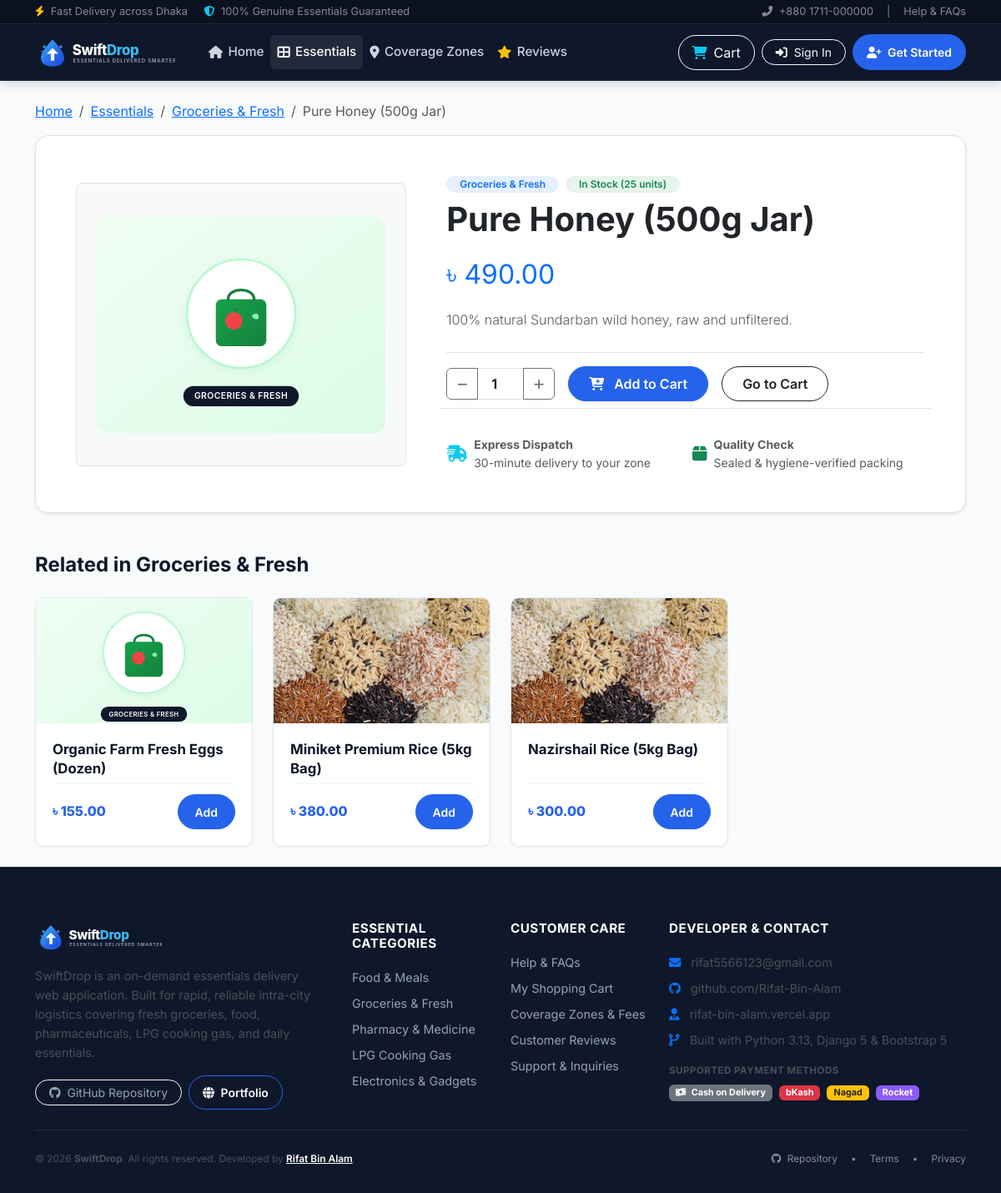
Page /orders/products/53/ on the committed database.
### orders/models.py (models this page shows, shortened)
class ProductService(models.Model):
    CATEGORY_CHOICES = [
        ('food', 'Food & Meals'),
        ('groceries', 'Groceries & Fresh'),
        ('medicine', 'Pharmacy & Health'),
        ('gas', 'LPG Gas'),
        ('electronics', 'Electronics & Accessories'),
        ('clothing', 'Apparel & Lifestyle'),
        ('books', 'Books & Stationery'),
        ('other', 'Other Essentials'),
    ]
    name = models.CharField(
        max_length=200,
        verbose_name=_('Product Name')
    )
    description = models.TextField(
        verbose_name=_('Description')
    )
    category = models.CharField(
        max_length=20,
        choices=CATEGORY_CHOICES,
        default='groceries',
        verbose_name=_('Category')
    )
    price = models.DecimalField(
        max_digits=10,
        decimal_places=2,
        validators=[MinValueValidator(0)],
        verbose_name=_('Price (৳)')
    )
    is_available = models.BooleanField(
        default=True,
        verbose_name=_('Available')
    )
    stock_quantity = models.PositiveIntegerField(
        default=10,
        verbose_name=_('Stock Quantity')
    )
    image = models.ImageField(
        upload_to='products/',
        blank=True,
        null=True,
        verbose_name=_('Product Image')
    )
    created_at = models.DateTimeField(
        auto_now_add=True,
        verbose_name=_('Created At')
    )
    updated_at = models.DateTimeField(
        auto_now=True,
        verbose_name=_('Updated At')
    )
    class Meta:
        verbose_name = _('Product / Service')
        verbose_name_plural = _('Products & Services')
        ordering = ['-created_at']
    @property
    def image_url(self):
        if self.image:
            try:
                return self.image.url
            except (ValueError, AttributeError):
                pass
        valid_categories = {'food', 'groceries', 'medicine', 'gas', 'electronics', 'documents', 'clothing', 'books'}
        cat = self.category if self.category in valid_categories else 'default'
        return f"/static/images/fallbacks/{cat}.svg"

### orders/views.py (the view)
# urls.py: path('products/<int:pk>/', views.ProductDetailView.as_view(), name='product_detail'),
class ProductDetailView(DetailView):
    model = ProductService
    template_name = 'orders/product_detail.html'
    context_object_name = 'product'
    def get_context_data(self, **kwargs):
        context = super().get_context_data(**kwargs)
        context['related_products'] = ProductService.objects.filter(
            category=self.object.category,
            is_available=True
        ).exclude(pk=self.object.pk)[:4]
        return context

### dashboard/context_processors.py (called while the page is built)
def swift_drop_context(request):
    cart_item_count = 0
    session_cart = request.session.get('cart', {})
    if isinstance(session_cart, dict):
        cart_item_count = sum(item.get('quantity', 0) for item in session_cart.values() if isinstance(item, dict))
    elif isinstance(session_cart, list):
        cart_item_count = sum(item.get('quantity', 0) for item in session_cart if isinstance(item, dict))
    return {
        'BRAND_NAME': getattr(settings, 'BRAND_NAME', 'SwiftDrop'),
        'TAGLINE': getattr(settings, 'TAGLINE', 'Your Essentials. Delivered Smarter.'),
        'CURRENCY_SYMBOL': getattr(settings, 'CURRENCY_SYMBOL', '৳'),
        'CURRENCY_CODE': getattr(settings, 'CURRENCY_CODE', 'BDT'),
        'session_cart_count': cart_item_count,
    }

### templates/orders/product_detail.html (shortened to what this page needs)
{% extends 'base.html' %}
{% load static %}
{% block content %}
<div class="container py-4">
    <nav aria-label="breadcrumb">
        <ol class="breadcrumb small">
            <li class="breadcrumb-item"><a href="{% url 'dashboard:home' %}">Home</a></li>
            <li class="breadcrumb-item"><a href="{% url 'orders:products' %}">Essentials</a></li>
            <li class="breadcrumb-item"><a href="{% url 'orders:product_category' product.category %}">{{ product.get_category_display }}</a></li>
            <li class="breadcrumb-item active" aria-current="page">{{ product.name|truncatechars:30 }}</li>
        </ol>
    </nav>
    <div class="card border shadow-sm rounded-4 overflow-hidden mb-5">
        <div class="card-body p-lg-5 p-4">
            <div class="row g-5 align-items-center">
                <div class="col-md-5">
                    <div class="bg-light rounded-3 d-flex align-items-center justify-content-center p-4 border" style="min-height: 340px;">
                        <img src="{{ product.image_url }}" alt="{{ product.name }}" class="img-fluid rounded-3" style="max-height: 320px; object-fit: contain;" onerror="this.onerror=null; this.src='{% static 'images/fallbacks/default.svg' %}';">
                    </div>
                </div>
                <div class="col-md-7">
                    <div class="d-flex align-items-center gap-2 mb-2">
                        <span class="badge bg-primary bg-opacity-10 text-primary px-3 py-1 rounded-pill fw-semibold">
                            {{ product.get_category_display }}
                        </span>
                        {% if product.is_available and product.stock_quantity > 0 %}
                            <span class="badge bg-success bg-opacity-10 text-success px-3 py-1 rounded-pill fw-semibold">
                                In Stock ({{ product.stock_quantity }} units)
                            </span>
                        {% else %}
                            <span class="badge bg-danger bg-opacity-10 text-danger px-3 py-1 rounded-pill fw-semibold">
                                Currently Out of Stock
                            </span>
                        {% endif %}
                    </div>
                    <h1 class="fw-bold text-dark mb-3">{{ product.name }}</h1>
                    <div class="fs-2 fw-extrabold text-primary mb-3">
                        ৳ {{ product.price }}
                    </div>
                    <p class="text-muted mb-4 lead" style="font-size: 1rem; line-height: 1.7;">
                        {{ product.description }}
                    </p>
                    {% if product.is_available and product.stock_quantity > 0 %}
                    <div class="d-flex flex-wrap align-items-center gap-3 pt-3 border-top mb-4">
                        <div class="input-group" style="width: 130px;">
                            <button class="btn btn-outline-secondary" type="button" id="btn-qty-minus"><i class="fas fa-minus small"></i></button>
                            <input type="number" class="form-control text-center fw-bold" id="product-qty-input" value="1" min="1" max="{{ product.stock_quantity }}">
                            <button class="btn btn-outline-secondary" type="button" id="btn-qty-plus"><i class="fas fa-plus small"></i></button>
                        </div>
                        <button class="btn btn-primary px-4 py-2 rounded-pill fw-semibold shadow-sm" id="btn-detail-add-cart">
                            <i class="fas fa-cart-plus me-2"></i> Add to Cart
                        </button>
                        <a href="{% url 'orders:cart' %}" class="btn btn-outline-dark px-4 py-2 rounded-pill fw-semibold">
                            Go to Cart
                        </a>
                    </div>
                    {% else %}
                    <div class="alert alert-warning d-flex align-items-center" role="alert">
                        <i class="fas fa-info-circle me-2 fs-5"></i>
                        <div>This essential is temporarily unavailable or out of inventory. Please check back shortly.</div>
                    </div>
                    {% endif %}
                    <div class="row g-3 pt-3 border-top text-muted small">
                        <div class="col-sm-6 d-flex align-items-center gap-2">
                            <i class="fas fa-truck-fast text-info fs-5"></i>
                            <div><strong>Express Dispatch</strong><br>30-minute delivery to your zone</div>
                        </div>
                        <div class="col-sm-6 d-flex align-items-center gap-2">
                            <i class="fas fa-box text-success fs-5"></i>
                            <div><strong>Quality Check</strong><br>Sealed & hygiene-verified packing</div>
                        </div>
                    </div>
                </div>
            </div>
        </div>
    </div>
    {% if related_products %}
    <div class="mt-5">
        <h4 class="fw-bold mb-4">Related in {{ product.get_category_display }}</h4>
        <div class="row g-4">
            {% for item in related_products %}
            <div class="col-lg-3 col-md-6" data-product-id="{{ item.id }}" data-product-name="{{ item.name }}" data-product-price="{{ item.price }}" data-product-stock="{{ item.stock_quantity }}">
                <div class="sd-product-card">
                    <div class="sd-product-img-wrapper" style="height: 150px;">
                        <img src="{{ item.image_url }}" alt="{{ item.name }}" onerror="this.onerror=null; this.src='{% static 'images/fallbacks/default.svg' %}';">
                    </div>
                    <div class="sd-product-body">
                        <a href="{% url 'orders:product_detail' item.id %}" class="text-decoration-none">
                            <h6 class="sd-product-title">{{ item.name }}</h6>
                        </a>
                        <div class="sd-product-footer mt-auto">
                            <span class="sd-product-price fs-6">৳ {{ item.price }}</span>
                            <button class="btn btn-primary btn-sm rounded-pill btn-add-to-cart" data-product-id="{{ item.id }}" data-product-name="{{ item.name }}" data-product-price="{{ item.price }}" data-product-stock="{{ item.stock_quantity }}">
                                Add
                            </button>
                        </div>
                    </div>
                </div>
            </div>
            {% endfor %}
        </div>
    </div>
    {% endif %}
</div>
{% endblock %}

### static/css/style.css (style rules this page uses)
:root { --sd-primary: #0F172A; --sd-primary-dark: #020617; --sd-primary-light: #1E293B; --sd-accent: #2563EB; --sd-accent-hover: #1D4ED8; --sd-accent-light: #EFF6FF; --sd-accent-cyan: #38BDF8; --sd-bg: #F8FAFC; --sd-card-bg: #FFFFFF; --sd-surface-subtle: #F1F5F9; --sd-text-main: #0F172A; --sd-text-muted: #64748B; --sd-text-light: #94A3B8; --sd-border: #E2E8F0; --sd-border-focus: #3B82F6; --sd-status-pending-bg: #FEF3C7; --sd-status-pending-text: #92400E; --sd-status-confirmed-bg: #DBEAFE; --sd-status-confirmed-text: #1E40AF; --sd-status-processing-bg: #E0E7FF; --sd-status-processing-text: #3730A3; --sd-status-dispatched-bg: #CFFAFE; --sd-status-dispatched-text: #155E75; --sd-status-delivered-bg: #D1FAE5; --sd-status-delivered-text: #065F46; --sd-status-cancelled-bg: #FEE2E2; --sd-status-cancelled-text: #991B1B; --sd-shadow-sm: 0 1px 2px 0 rgb(15 23 42 / 0.05); --sd-shadow: 0 4px 6px -1px rgb(15 23 42 / 0.08), 0 2px 4px -2px rgb(15 23 42 / 0.05); --sd-shadow-md: 0 10px 15px -3px rgb(15 23 42 / 0.08), 0 4px 6px -4px rgb(15 23 42 / 0.04); --sd-shadow-lg: 0 20px 25px -5px rgb(15 23 42 / 0.1), 0 8px 10px -6px rgb(15 23 42 / 0.06); --sd-radius-sm: 6px; --sd-radius: 10px; --sd-radius-lg: 16px; --sd-radius-full: 9999px; --sd-transition: all 0.2s cubic-bezier(0.4, 0, 0.2, 1); }
body { font-family: 'Inter', -apple-system, BlinkMacSystemFont, "Segoe UI", Roboto, "Helvetica Neue", Arial, sans-serif; background-color: var(--sd-bg); color: var(--sd-text-main); line-height: 1.6; min-height: 100vh; display: flex; flex-direction: column; -webkit-font-smoothing: antialiased; }
.btn-primary { background-color: var(--sd-accent); border-color: var(--sd-accent); color: #FFFFFF; font-weight: 600; border-radius: var(--sd-radius-sm); padding: 0.6rem 1.25rem; box-shadow: var(--sd-shadow-sm); transition: var(--sd-transition); }
.sd-product-card { background: #FFFFFF; border: 1px solid var(--sd-border); border-radius: var(--sd-radius); box-shadow: var(--sd-shadow-sm); display: flex; flex-direction: column; height: 100%; transition: var(--sd-transition); overflow: hidden; }
.sd-product-img-wrapper { height: 180px; background-color: var(--sd-surface-subtle); display: flex; align-items: center; justify-content: center; position: relative; overflow: hidden; }
.sd-product-img-wrapper img { width: 100%; height: 100%; object-fit: cover; transition: transform 0.3s ease; }
.sd-product-body { padding: 1.25rem; display: flex; flex-direction: column; flex: 1 1 auto; }
.sd-product-title { font-size: 1.05rem; font-weight: 700; color: var(--sd-primary); margin-bottom: 0.4rem; line-height: 1.35; }
.sd-product-footer { margin-top: auto; display: flex; align-items: center; justify-content: space-between; padding-top: 0.75rem; border-top: 1px solid var(--sd-surface-subtle); }
.sd-product-price { font-size: 1.3rem; font-weight: 800; color: var(--sd-accent); }

### rows in the picture
ProductService: category "Groceries & Fresh", name "Pure Honey (500g Jar)", image_url (picture), stock_quantity "25", price "490.00", description "100% natural Sundarban wild honey, raw and unfiltered."
ProductService: image_url (picture), name "Organic Farm Fresh Eggs (Dozen)", price "155.00"
ProductService: image_url (picture), name "Miniket Premium Rice (5kg Bag)", price "380.00"
ProductService: image_url (picture), name "Nazirshail Rice (5kg Bag)", price "300.00"
